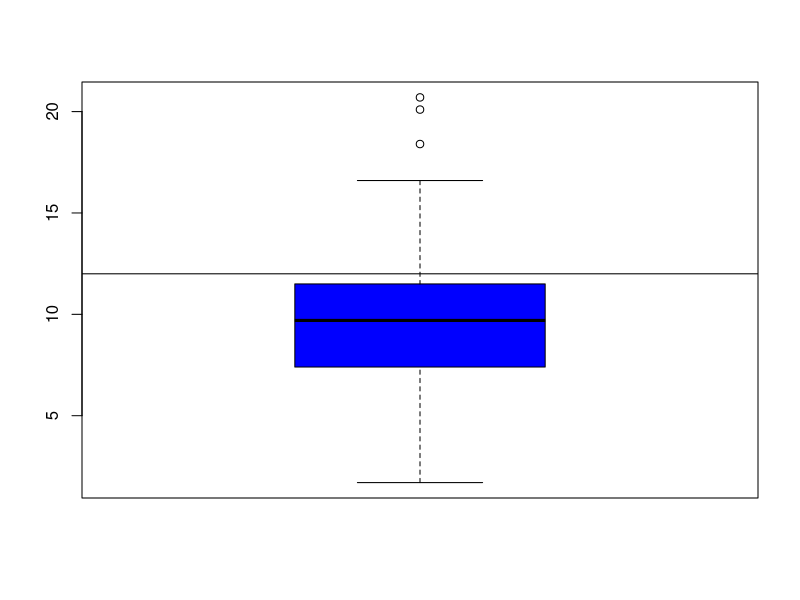
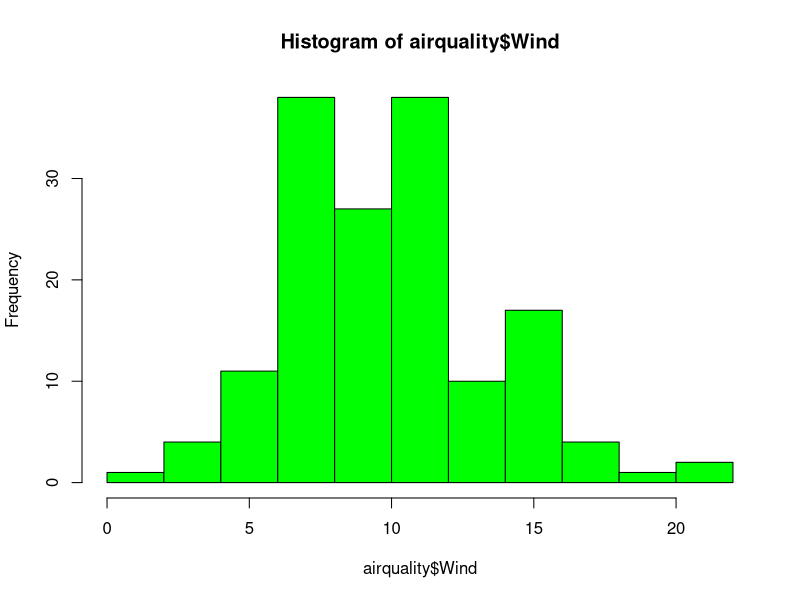
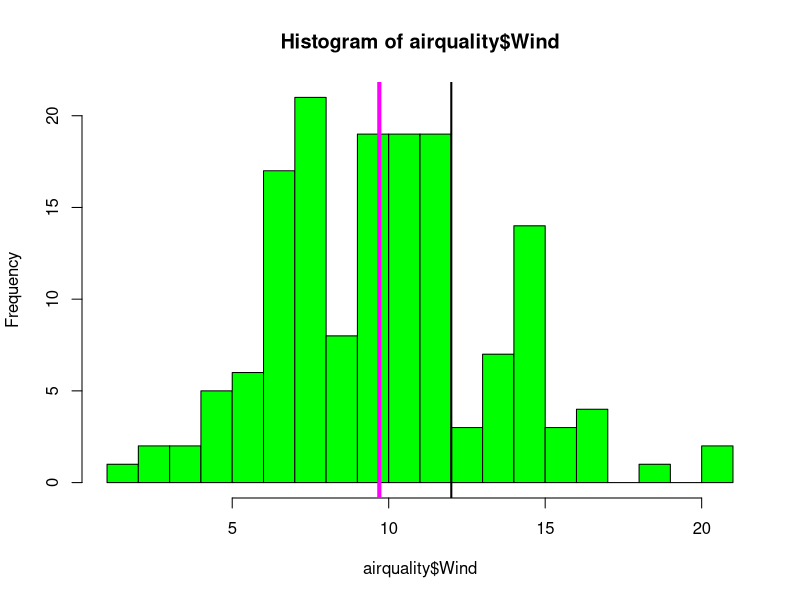

Write R code to recreate these figures, in order. (Note: this script raises an error after producing the figures.)
rm()
ls()
?hist
#for hist(), breaks="Sturges" is the default value to determine the width
#of each bar, not necessarily what looks good on the axis.
?rug
?boxplot
?abline
?with #with(data,expression,...) evaluate an R expression in an environment 
  # constructed from data possibly modifying the original data.
?par # see also mfcol, mfrow about halfway down ?par (parameters)
# mfrow=c(nr, nc)
# mar=c(bottom,left,top,right) where values are numeric and adjust margins
# default mar=c(5,4,4,2)+0.1

boxplot(airquality$Wind,col="blue")
abline(h=12) #adds straight line to plot => h is y axis, v is x axis
summary(airquality$Wind)
head(airquality)
hist(airquality$Wind,col="green")
hist(airquality$Wind,col="green",breaks=20)
abline(v=12,lwd=2)
abline(v=median(airquality$Wind),col="magenta",lwd=4)
# where v= vertical line location, lwd is line width, lty will add dashes
barplot(h,col="violet",main = "Frequency of Temperatures")
abline(v=median(airquality$Temp),lwd=4,col="black")
rug(airquality$Wind)

boxplot(Wind ~ Month, data = airquality, col="red")
# data ~ group => within the boxplot, create groups based on right side ~
# showing left side ~ within the data frame data=airquality. All box plots
# will be in reference to the left side, split by right side.

with(airquality, plot(Temp,Wind,col=Month))
with(subset(airquality,Month=5),plot(Temp,Wind))
# see with() function above. With respect to airquality, plot the
  # wind (y) along the temp (x) and separate months by diff colors.

# Exploratory charts are meant to be "quick and dirty". They're useful
# for quickly checking out data and any relationships. Axis names weren't
# really changed, scale wasn't changed. 
# You're able to summariez and highlight broad features. 
# EXplore basic questions and hypothesis and rule some out as well. 
# Suggest modeling strategies for the next steps.
# google website R Graph Gallery.
# 
